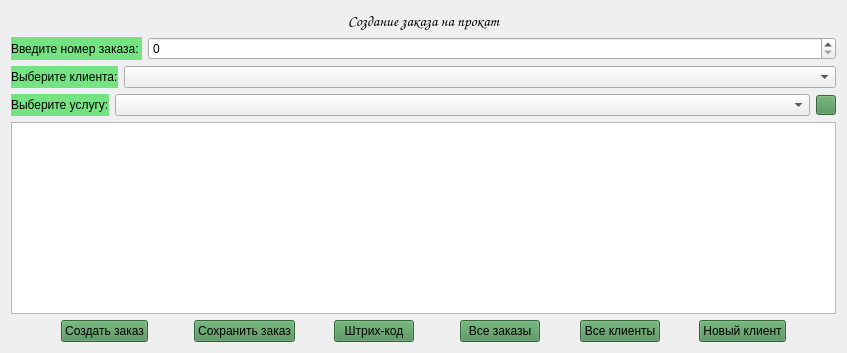
        <widget class="QWidget" name="page_3_not_for_admin">
         <layout class="QVBoxLayout" name="verticalLayout_8">
          <item>
           <layout class="QVBoxLayout" name="verticalLayout_6">
            <item>
             <widget class="QLabel" name="label_6">
              <property name="font">
               <font>
                <family>Comic Sans MS</family>
                <pointsize>11</pointsize>
                <weight>50</weight>
                <italic>false</italic>
                <bold>false</bold>
               </font>
              </property>
              <property name="styleSheet">
               <string notr="true">font: 11pt &quot;Comic Sans MS&quot;;</string>
              </property>
              <property name="text">
               <string>Создание заказа на прокат</string>
              </property>
              <property name="alignment">
               <set>Qt::AlignCenter</set>
              </property>
             </widget>
            </item>
            <item>
             <layout class="QHBoxLayout" name="horizontalLayout_10" stretch="1,10">
              <item>
               <widget class="QLabel" name="label_7">
                <property name="styleSheet">
                 <string notr="true">background-color: rgb(118, 227, 131);
font: 9pt &quot;Comic Sans MS&quot;;</string>
                </property>
                <property name="text">
                 <string>Введите номер заказа: </string>
                </property>
               </widget>
              </item>
              <item>
               <widget class="QSpinBox" name="spin_num_order">
                <property name="maximum">
                 <number>99999999</number>
                </property>
               </widget>
              </item>
             </layout>
            </item>
            <item>
             <layout class="QHBoxLayout" name="horizontalLayout_11" stretch="1,10">
              <item>
               <widget class="QLabel" name="label_8">
                <property name="styleSheet">
                 <string notr="true">font: 9pt &quot;Comic Sans MS&quot;;
background-color: rgb(118, 227, 131);</string>
                </property>
                <property name="text">
                 <string>Выберите клиента:</string>
                </property>
               </widget>
              </item>
              <item>
               <widget class="QComboBox" name="comboBox_clients"/>
              </item>
             </layout>
            </item>
            <item>
             <layout class="QHBoxLayout" name="horizontalLayout_12" stretch="1,100,0">
              <item>
               <widget class="QLabel" name="label_9">
                <property name="styleSheet">
                 <string notr="true">font: 9pt &quot;Comic Sans MS&quot;;
background-color: rgb(118, 227, 131);</string>
                </property>
                <property name="text">
                 <string>Выберите услугу:</string>
                </property>
               </widget>
              </item>
              <item>
               <widget class="QComboBox" name="comboBox_serv"/>
              </item>
              <item>
               <widget class="QPushButton" name="btn_plus">
                <property name="maximumSize">
                 <size>
                  <width>20</width>
                  <height>20</height>
                 </size>
                </property>
                <property name="styleSheet">
                 <string notr="true">background-color: rgb(73, 140, 81);</string>
                </property>
                <property name="text">
                 <string/>
                </property>
                <property name="icon">
                 <iconset>
                  <normaloff>img/Добавить.png</normaloff>img/Добавить.png</iconset>
                </property>
                <property name="iconSize">
                 <size>
                  <width>20</width>
                  <height>20</height>
                 </size>
                </property>
                <property name="checkable">
                 <bool>false</bool>
                </property>
                <property name="checked">
                 <bool>false</bool>
                </property>
                <property name="autoRepeat">
                 <bool>false</bool>
                </property>
                <property name="autoExclusive">
                 <bool>false</bool>
                </property>
               </widget>
              </item>
             </layout>
            </item>
            <item>
             <widget class="QListWidget" name="add_new_field">
              <property name="iconSize">
               <size>
                <width>500</width>
                <height>151</height>
               </size>
              </property>
              <property name="selectionRectVisible">
               <bool>true</bool>
              </property>
             </widget>
            </item>
            <item>
             <layout class="QHBoxLayout" name="horizontalLayout_13" stretch="3,1,0,0,2,1,0,0,2,1,2,1,3">
              <item>
               <spacer name="horizontalSpacer_7">
                <property name="orientation">
                 <enum>Qt::Horizontal</enum>
                </property>
                <property name="sizeHint" stdset="0">
                 <size>
                  <width>40</width>
                  <height>20</height>
                 </size>
                </property>
               </spacer>
              </item>
              <item>
               <widget class="QPushButton" name="btn_new_order">
                <property name="styleSheet">
                 <string notr="true">background-color: rgb(73, 140, 81);
font: 9pt &quot;Comic Sans MS&quot;;</string>
                </property>
                <property name="text">
                 <string>Создать заказ</string>
                </property>
               </widget>
              </item>
              <item>
               <spacer name="horizontalSpacer_17">
                <property name="orientation">
                 <enum>Qt::Horizontal</enum>
                </property>
                <property name="sizeHint" stdset="0">
                 <size>
                  <width>40</width>
                  <height>20</height>
                 </size>
                </property>
               </spacer>
              </item>
              <item>
               <widget class="QPushButton" name="btn_save_request">
                <property name="styleSheet">
                 <string notr="true">background-color: rgb(73, 140, 81);
font: 9pt &quot;Comic Sans MS&quot;;</string>
                </property>
                <property name="text">
                 <string>Сохранить заказ</string>
                </property>
               </widget>
              </item>
              <item>
               <spacer name="horizontalSpacer_10">
                <property name="orientation">
                 <enum>Qt::Horizontal</enum>
                </property>
                <property name="sizeHint" stdset="0">
                 <size>
                  <width>40</width>
                  <height>20</height>
                 </size>
                </property>
               </spacer>
              </item>
              <item>
               <widget class="QPushButton" name="btn_code">
                <property name="styleSheet">
                 <string notr="true">background-color: rgb(73, 140, 81);
font: 9pt &quot;Comic Sans MS&quot;;</string>
                </property>
                <property name="text">
                 <string>Штрих-код</string>
                </property>
               </widget>
              </item>
              <item>
               <spacer name="horizontalSpacer_24">
                <property name="orientation">
                 <enum>Qt::Horizontal</enum>
                </property>
                <property name="sizeHint" stdset="0">
                 <size>
                  <width>40</width>
                  <height>20</height>
                 </size>
                </property>
               </spacer>
              </item>
              <item>
               <widget class="QPushButton" name="btn_all_req">
                <property name="styleSheet">
                 <string notr="true">background-color: rgb(73, 140, 81);
font: 9pt &quot;Comic Sans MS&quot;;</string>
                </property>
                <property name="text">
                 <string>Все заказы</string>
                </property>
               </widget>
              </item>
              <item>
               <spacer name="horizontalSpacer_12">
                <property name="orientation">
                 <enum>Qt::Horizontal</enum>
                </property>
                <property name="sizeHint" stdset="0">
                 <size>
                  <width>40</width>
                  <height>20</height>
                 </size>
                </property>
               </spacer>
              </item>
              <item>
               <widget class="QPushButton" name="btn_all_clients">
                <property name="styleSheet">
                 <string notr="true">background-color: rgb(73, 140, 81);
font: 9pt &quot;Comic Sans MS&quot;;</string>
                </property>
                <property name="text">
                 <string>Все клиенты</string>
                </property>
               </widget>
              </item>
              <item>
               <spacer name="horizontalSpacer_9">
                <property name="orientation">
                 <enum>Qt::Horizontal</enum>
                </property>
                <property name="sizeHint" stdset="0">
                 <size>
                  <width>40</width>
                  <height>20</height>
                 </size>
                </property>
               </spacer>
              </item>
              <item>
               <widget class="QPushButton" name="btn_new_client">
                <property name="styleSheet">
                 <string notr="true">background-color: rgb(73, 140, 81);
font: 9pt &quot;Comic Sans MS&quot;;</string>
                </property>
                <property name="text">
                 <string>Новый клиент</string>
                </property>
               </widget>
              </item>
              <item>
               <spacer name="horizontalSpacer_8">
                <property name="orientation">
                 <enum>Qt::Horizontal</enum>
                </property>
                <property name="sizeHint" stdset="0">
                 <size>
                  <width>40</width>
                  <height>20</height>
                 </size>
                </property>
               </spacer>
              </item>
             </layout>
            </item>
           </layout>
          </item>
         </layout>
        </widget>
